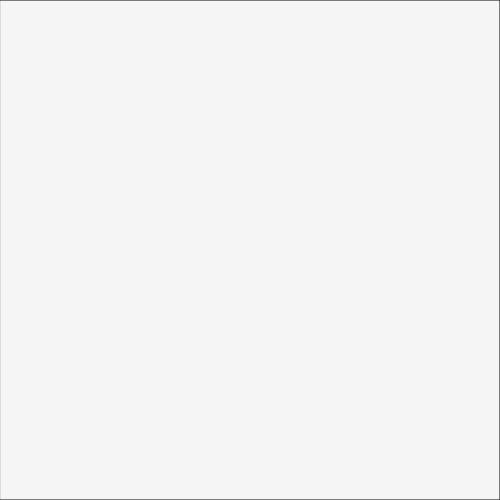
Frame 1 (no input)
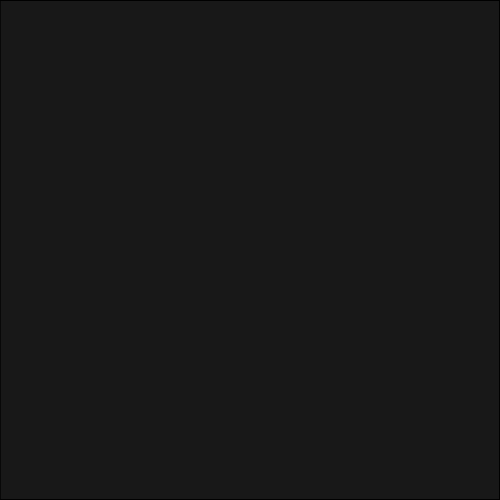
Frame 60 (no input)
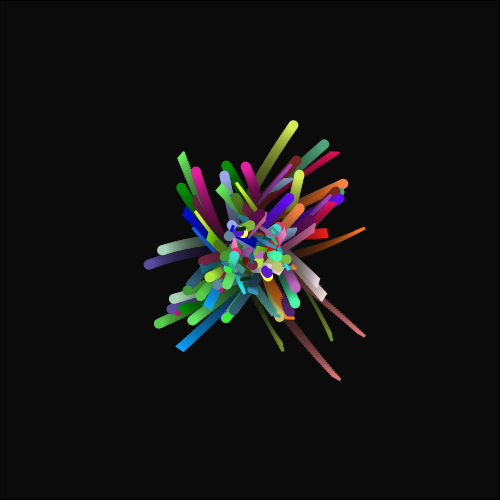
Frame 120 (the mouse pressed at the canvas centre since frame 60)

The p5.js sketch that drew these frames (run headless with seeded random() and noise() and a simulated clock; from frame 60 on, the mouse is pressed at the canvas centre):

// p5.js sketch
// ── sketch.js
let particles = [];

function setup() {
  createCanvas(500, 500);
}

function draw() {
  fill(0, 10);
  rect(0,0,width,height);

  // if the mouse is pressed we should create a particle
  if (mouseIsPressed == true) {
    let tempParticle = new Particle(mouseX, mouseY);

    // put the particle into our array
    particles.push( tempParticle );
  }

  // draw all particles
  for (let i = 0; i < particles.length; i++) {
    particles[i].moveAndDisplay();

    // is this particle off screen?  If so, remove it!
    if (particles[i].isOffScreen() == true) {
      particles.splice(i, 1);
      console.log("bye bye " + i);
    }
  }
}

class Particle {

  constructor(x, y) {
    // store our position
    this.x = x;
    this.y = y;

    // compute our "type" - this will dictate how to draw this particle
    // 50% chance to be type 0, 50% chance to be type 1
    if (random(0,100) > 50) {
      this.type = 0;
    }
    else {
      this.type = 1;
    }

    // randomize speed
    this.speedX = random(-2, 2);
    while (abs(this.speedX) < 0.5) {
      this.speedX = random(-2, 2);
    }
    this.speedY = random(-2, 2);
    while (abs(this.speedY) < 0.5) {
      this.speedY = random(-2, 2);
    }

    // randomize our color
    this.r = random(255);
    this.g = random(255);
    this.b = random(255);

    // randomize our rotation
    this.rotation = random(0, 360);
  }

  // move and display function
  moveAndDisplay() {
    this.x += this.speedX;
    this.y += this.speedY;

    // draw this particle
    push();
    translate(this.x, this.y);
    rotate(radians(this.rotation));

    fill(this.r, this.g, this.b);
    noStroke();

    if (this.type == 0) {
      ellipse(-25, 0, 10, 10);
      ellipse(25, 0, 10, 10);
    }
    else {
      rect(-25, 0, 3, 10);
      rect(25, 0, 3, 10);
    }

    pop();

    this.rotation += 1;
  }

  // see if we are off screen
  isOffScreen() {
    if (this.x > width || this.x < 0 || this.y > height || this.y < 0) {
      return true;
    }
    return false;
  }
}
